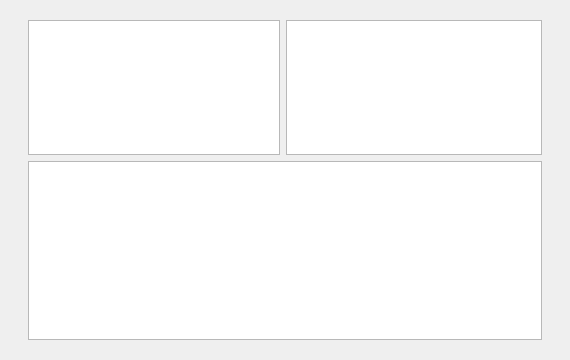
<?xml version="1.0" encoding="UTF-8"?>
<ui version="4.0">
 <class>qtvUITabContext</class>
 <widget class="QWidget" name="qtvUITabContext">
  <property name="geometry">
   <rect>
    <x>0</x>
    <y>0</y>
    <width>570</width>
    <height>360</height>
   </rect>
  </property>
  <property name="windowTitle">
   <string>Form</string>
  </property>
  <layout class="QHBoxLayout" name="horizontalLayout_2" stretch="1,30,1">
   <item>
    <spacer name="space_0">
     <property name="orientation">
      <enum>Qt::Horizontal</enum>
     </property>
     <property name="sizeHint" stdset="0">
      <size>
       <width>40</width>
       <height>20</height>
      </size>
     </property>
    </spacer>
   </item>
   <item>
    <layout class="QVBoxLayout" name="layout_0" stretch="1,15,20,1">
     <item>
      <spacer name="space_2">
       <property name="orientation">
        <enum>Qt::Vertical</enum>
       </property>
       <property name="sizeHint" stdset="0">
        <size>
         <width>20</width>
         <height>40</height>
        </size>
       </property>
      </spacer>
     </item>
     <item>
      <layout class="QHBoxLayout" name="layout_1" stretch="1,0">
       <item>
        <widget class="qtvUITreeContext" name="tr_channel"/>
       </item>
       <item>
        <widget class="QListWidget" name="li_stream"/>
       </item>
      </layout>
     </item>
     <item>
      <widget class="qtvUITableBase" name="table_props"/>
     </item>
     <item>
      <spacer name="space_3">
       <property name="orientation">
        <enum>Qt::Vertical</enum>
       </property>
       <property name="sizeHint" stdset="0">
        <size>
         <width>20</width>
         <height>40</height>
        </size>
       </property>
      </spacer>
     </item>
    </layout>
   </item>
   <item>
    <spacer name="space_1">
     <property name="orientation">
      <enum>Qt::Horizontal</enum>
     </property>
     <property name="sizeHint" stdset="0">
      <size>
       <width>40</width>
       <height>20</height>
      </size>
     </property>
    </spacer>
   </item>
  </layout>
 </widget>
 <customwidgets>
  <customwidget>
   <class>qtvUITreeContext</class>
   <extends>QTreeView</extends>
   <header>ui/base/qtv_ui_tree.h</header>
  </customwidget>
  <customwidget>
   <class>qtvUITableBase</class>
   <extends>QTableWidget</extends>
   <header>ui/base/qtv_ui_table.h</header>
  </customwidget>
 </customwidgets>
 <resources/>
 <connections/>
</ui>
